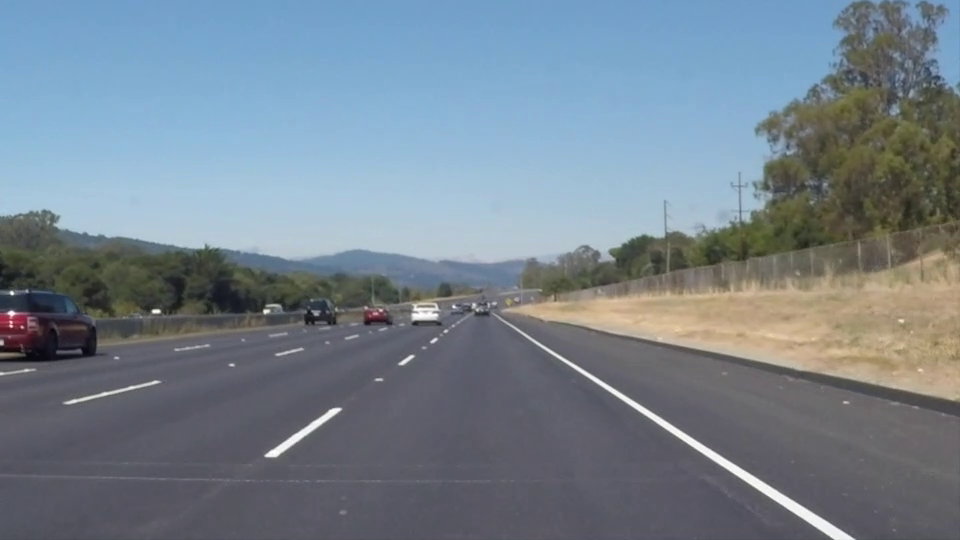
#> input picture frame 22 of Goruntu Isleme/videolar/serit1.mp4, 960 x 540 px
$ python ornek26.py   (older library calls are emulated)
#> lines starting #> are read from the running program, lines starting #| are printed output that depends on the picture; after the words box and inside, x2 and y2 are one past the last pixel; in counts of white or black regions, pixels touching at a corner belong together
#-*-coding: utf-8-*-
###Şerit Takibi4###

import numpy as np
import cv2

def unwarp(img, src, dst):
    h,w = img.shape[:2]

    M = cv2.getPerspectiveTransform(src, dst)
    Minv = cv2.getPerspectiveTransform(dst, src)

    warped = cv2.warpPerspective(img, M, (w,h), flags=cv2.INTER_LINEAR)
    return warped, M, Minv

def hls_thresh(img, thresh=(180, 255)):
    hls = cv2.cvtColor(img, cv2.COLOR_BGR2HLS)

    hls_l = hls[:,:,1]
    hls_l = hls_l*(255/np.max(hls_l))

    binary_output = np.zeros_like(hls_l)
    binary_output[(hls_l > thresh[0]) & (hls_l <= thresh[1])] = 255
    return binary_output

def sliding_window_polyfit(img):
    histogram = np.sum(img[img.shape[0]//2:,:], axis=0)

    midpoint = np.int(histogram.shape[0]//2)
    quarter_point = np.int(midpoint//2)

    leftx_base = np.argmax(histogram[quarter_point:midpoint]) + quarter_point
    rightx_base = np.argmax(histogram[midpoint:(midpoint+quarter_point)]) + midpoint

    nwindows = 10
    window_height = np.int(img.shape[0]/nwindows)

    nonzero = img.nonzero()
    nonzeroy = np.array(nonzero[0])
    nonzerox = np.array(nonzero[1])

    leftx_current = leftx_base
    rightx_current = rightx_base

    margin = 40
    minpix = 10

    left_lane_inds = []
    right_lane_inds = []
    rectangle_data = []

    for window in range(nwindows):
        win_y_low = img.shape[0] - (window+1)*window_height
        win_y_high = img.shape[0] - window*window_height
        win_xleft_low = leftx_current - margin
        win_xleft_high = leftx_current + margin
        win_xright_low = rightx_current - margin
        win_xright_high = rightx_current + margin
        rectangle_data.append((win_y_low, win_y_high, win_xleft_low, win_xleft_high, win_xright_low, win_xright_high))

        good_left_inds = ((nonzeroy >= win_y_low) & (nonzeroy < win_y_high) & (nonzerox >= win_xleft_low) & (nonzerox < win_xleft_high)).nonzero()[0]
        good_right_inds = ((nonzeroy >= win_y_low) & (nonzeroy < win_y_high) & (nonzerox >= win_xright_low) & (nonzerox < win_xright_high)).nonzero()[0]

        left_lane_inds.append(good_left_inds)
        right_lane_inds.append(good_right_inds)

        if len(good_left_inds) > minpix:
            leftx_current = np.int(np.mean(nonzerox[good_left_inds]))
        if len(good_right_inds) > minpix:
            rightx_current = np.int(np.mean(nonzerox[good_right_inds]))

    left_lane_inds = np.concatenate(left_lane_inds)
    right_lane_inds = np.concatenate(right_lane_inds)

    leftx = nonzerox[left_lane_inds]
    lefty = nonzeroy[left_lane_inds]
    rightx = nonzerox[right_lane_inds]
    righty = nonzeroy[right_lane_inds]

    left_fit, right_fit = (None, None)
    if len(leftx) != 0:
        left_fit = np.polyfit(lefty, leftx, 2)
    if len(rightx) != 0:
        right_fit = np.polyfit(righty, rightx, 2)

    visualization_data = (rectangle_data, histogram)

    return left_fit, right_fit, left_lane_inds, right_lane_inds, visualization_data


def draw_lane(original_img, binary_img, l_fit, r_fit, Minv):
    new_img = np.copy(original_img)
    if l_fit is None or r_fit is None:
        return original_img

    warp_zero = np.zeros_like(binary_img).astype(np.uint8)
    color_warp = np.dstack((warp_zero, warp_zero, warp_zero))

    h,w = binary_img.shape
    ploty = np.linspace(0, h-1, num=h)
    left_fitx = l_fit[0]*ploty**2 + l_fit[1]*ploty + l_fit[2]
    right_fitx = r_fit[0]*ploty**2 + r_fit[1]*ploty + r_fit[2]

    pts_left = np.array([np.transpose(np.vstack([left_fitx, ploty]))])
    pts_right = np.array([np.flipud(np.transpose(np.vstack([right_fitx, ploty])))])
    pts = np.hstack((pts_left, pts_right))

    cv2.fillPoly(color_warp, np.int_([pts]), (0,255, 0))
    cv2.polylines(color_warp, np.int32([pts_left]), isClosed=False, color=(255,0,255), thickness=15)
    cv2.polylines(color_warp, np.int32([pts_right]), isClosed=False, color=(0,255,255), thickness=15)

    newwarp = cv2.warpPerspective(color_warp, Minv, (w, h))
    result = cv2.addWeighted(new_img, 1, newwarp, 0.5, 0)
    return result


def green_filter(frame):
	Lower = np.array([50, 100, 100])
	Upper = np.array([70, 255, 255])

	blurred=cv2.GaussianBlur(frame,(11,11),0)
	hsv=cv2.cvtColor(blurred,cv2.COLOR_BGR2HSV)

	mask=cv2.inRange(hsv,Lower,Upper)
	mask=cv2.erode(mask,None,iterations=2)
	mask=cv2.dilate(mask,None,iterations=2)

	_,cnts,_=cv2.findContours(mask.copy(),cv2.RETR_EXTERNAL,cv2.CHAIN_APPROX_SIMPLE)
	if len(cnts)>0:
		c=max(cnts,key=cv2.contourArea)
		x,y,w,h=cv2.boundingRect(c)
		cv2.rectangle(frame,(x,y),(x+w,y+h),(255,0,0),0)
		return x,y,w,h

def white_filter(frame):
	sobel=hls_thresh(frame)

	_,cnts,_ = cv2.findContours(sobel.copy(), cv2.RETR_EXTERNAL,cv2.CHAIN_APPROX_SIMPLE)
	for i,c in enumerate(cnts):
		if cv2.contourArea(c)<300:
			continue
		x,y,w,h=cv2.boundingRect(c)
		cv2.line(frame,(x,y),(x+w,y+h),(0,0,255),5)

		if x+w > 200:
    			cv2.putText(frame,'full line',(x+20,y+20), cv2.FONT_HERSHEY_SIMPLEX, 0.5,(255,255,255),2,cv2.LINE_AA)


cam=cv2.VideoCapture('videolar/serit1.mp4')
while(1):
	ret,frame=cam.read()
#> frame is the input picture: shape (540, 960, 3); mean B, G, R 141.9, 130.7, 117.7
	if ret:
		h,w=frame.shape[:2]

		#src noktaları ornek27.py kullanılarak tespit edilebilir.
		src = np.float32([(130,530),
				  (885,530),
				  (380,350),
				  (590,350)])
		dst = np.float32([(400,h),
				  (w-400,h),
				  (400,0),
				  (w-400,0)])

		Img_warp, M, Minv = unwarp(frame, src, dst)
#> in unwarp, `warped = cv2.warpPerspective(img, M, (w,h), flags=cv2.INTER_LINEAR)`:
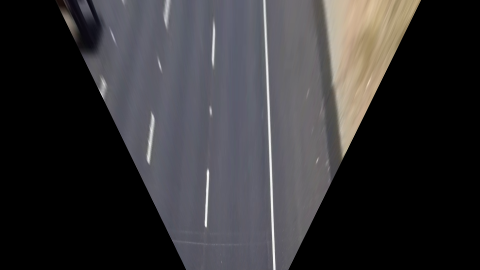
#> warped: shape (540, 960, 3) (shown at 1/2 size); mean B, G, R 53.1, 51.1, 52.4
#> M = [[-0.188, -1.69, 563.1], [-5.14e-16, -2.67, 933], [-4.13e-19, -0.00356, 1]]; Minv = [[1.31, -0.637, -145], [-2.03e-16, -0.375, 350], [-4.29e-19, -0.00134, 1]]
		sobel=hls_thresh(Img_warp)
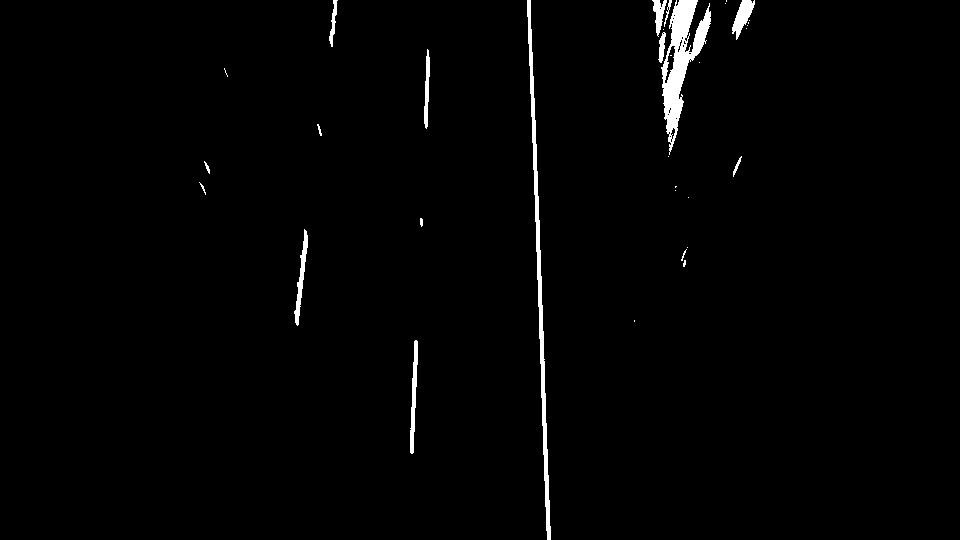
#> sobel: shape (540, 960) float64; 1.5% white; 33 white regions (17 under 20 px), largest, box (x1, y1, x2, y2) and area: (661, 0, 711, 155) 2894, (527, 0, 551, 540) 2174, (410, 340, 418, 454) 468

		left_fit, right_fit, left_lane_inds, right_lane_inds, visualization_data = sliding_window_polyfit(sobel)
#> in sliding_window_polyfit, `histogram = np.sum(img[img.shape[0]//2:,:], axis=0)`: histogram = 960 values, max 31620 at index 543, min 0 at index 0, mean 492.5
#> in sliding_window_polyfit, `leftx_base = np.argmax(histogram[quarter_point:midpoint]) + quarter_po..`: leftx_base = 413
#> in sliding_window_polyfit, `rightx_base = np.argmax(histogram[midpoint:(midpoint+quarter_point)]) ..`: rightx_base = 543
#> in sliding_window_polyfit, `nonzero = img.nonzero()`: nonzero = 7541 positions, rows 0 to 539, columns 199 to 754
#> in sliding_window_polyfit, `nonzeroy = np.array(nonzero[0])`: nonzeroy = 7541 values from 0 to 539
#> in sliding_window_polyfit, `nonzerox = np.array(nonzero[1])`: nonzerox = 7541 values, max 754 at index 53, min 199 at index 5067, mean 580.7
#> in sliding_window_polyfit, `leftx_current = leftx_base`: leftx_current = 413
#> in sliding_window_polyfit, `rightx_current = rightx_base`: rightx_current = 543
#> the loop in sliding_window_polyfit, `for window in range(nwindows):` made 10 passes
#> (win_xleft_low, win_xleft_high, win_xright_low, win_xright_high, leftx_current, rightx_current) on passes 2, 3, 4, 6, 8, 9: (373, 453, 507, 587, 411, 545), (371, 451, 505, 585, 413, 543), (373, 453, 503, 583, 415, 541), (375, 455, 499, 579, 421, 537), (381, 461, 495, 575, 425, 533), (385, 465, 493, 573, 426, 531)
#> after the loop in sliding_window_polyfit, `for window in range(nwindows):`: left_lane_inds = 10 items; rectangle_data = 10 items, first 6: (486, 540, 373, 453, 503, 583), (432, 486, 373, 453, 507, 587), (378, 432, 371, 451, 505, 585), (324, 378, 373, 453, 503, 583), (270, 324, 375, 455, 501, 581), (216, 270, 375, 455, 499, 579); right_lane_inds = 10 items
#> in sliding_window_polyfit, `left_lane_inds = np.concatenate(left_lane_inds)`: left_lane_inds = 779 values, max 7172 at index 85, min 2500 at index 770, mean 5543.4
#> in sliding_window_polyfit, `right_lane_inds = np.concatenate(right_lane_inds)`: right_lane_inds = 2174 values, max 7540 at index 227, min 5 at index 1978, mean 5455.4
#> in sliding_window_polyfit, `leftx = nonzerox[left_lane_inds]`: leftx = 779 values, max 429 at index 577, min 410 at index 0, mean 418.5
#> in sliding_window_polyfit, `lefty = nonzeroy[left_lane_inds]`: lefty = 779 values, max 453 at index 84, min 49 at index 770, mean 277.6
#> in sliding_window_polyfit, `rightx = nonzerox[right_lane_inds]`: rightx = 2174 values, max 550 at index 171, min 527 at index 1978, mean 538.8
#> in sliding_window_polyfit, `righty = nonzeroy[right_lane_inds]`: righty = 2174 values, max 539 at index 224, min 0 at index 1978, mean 276.6
#> in sliding_window_polyfit, `left_fit = np.polyfit(lefty, leftx, 2)`: left_fit = [-5.45e-06, -0.0398, 430.1]
#> in sliding_window_polyfit, `right_fit = np.polyfit(righty, rightx, 2)`: right_fit = [-7.06e-06, 0.0407, 528.2]
#> left_fit = [-5.45e-06, -0.0398, 430.1]; right_fit = [-7.06e-06, 0.0407, 528.2]

		result = draw_lane(frame, sobel, left_fit, right_fit, Minv)
#> in draw_lane, `left_fitx = l_fit[0]*ploty**2 + l_fit[1]*ploty + l_fit[2]`: left_fitx = 540 values, max 430.1 at index 0, min 407.1 at index 539, mean 418.9
#> in draw_lane, `right_fitx = r_fit[0]*ploty**2 + r_fit[1]*ploty + r_fit[2]`: right_fitx = 540 values from 528.2 to 548.1
#> in draw_lane, `pts_left = np.array([np.transpose(np.vstack([left_fitx, ploty]))])`: pts_left = 540 pairs, first value 407.1 to 430.1, second value 0 to 539
#> in draw_lane, `pts_right = np.array([np.flipud(np.transpose(np.vstack([right_fitx, pl..`: pts_right = 540 pairs, first value 528.2 to 548.1, second value 0 to 539
#> in draw_lane, `pts = np.hstack((pts_left, pts_right))`: pts = 1080 pairs, first value 407.1 to 548.1, second value 0 to 539

		a,b,c,d=green_filter(result)
#> in green_filter, `mask=cv2.erode(mask,None,iterations=2)`:
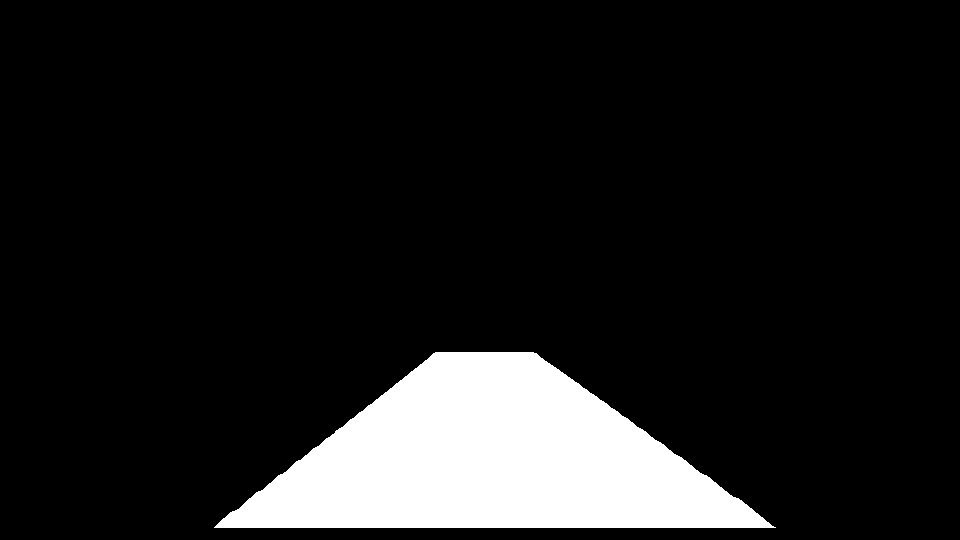
#> mask: shape (540, 960); 11.3% white; 1 white region, box (x1, y1, x2, y2) and area: (214, 352, 776, 528) 58397
#> in green_filter, `_,cnts,_=cv2.findContours(mask.copy(),cv2.RETR_EXTERNAL,cv2.CHAIN_APPR..`: cnts = 1 contour; box (x1, y1, x2, y2) and area: (212, 350, 778, 530) 60794
#> in green_filter, `c=max(cnts,key=cv2.contourArea)`: c = contour of 219 points, box (x1, y1, x2, y2) (212, 350, 778, 530), area 60794
#> in green_filter, `x,y,w,h=cv2.boundingRect(c)`: x = 212; y = 350; w = 566; h = 180
#> in green_filter, `cv2.rectangle(frame,(x,y),(x+w,y+h),(255,0,0),0)`:
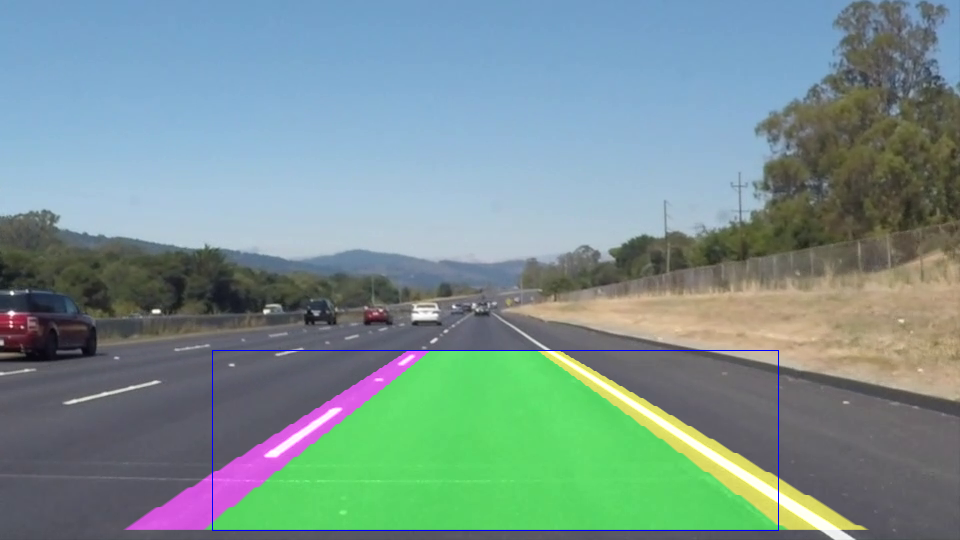
#> frame: shape (540, 960, 3); mean B, G, R 144.5, 147.4, 121.3
#> a = 212; b = 350; c = 566; d = 180
		white_filter(result[b:b+d,a:a+c])
#> call 2 of hls_thresh, with thresh = (180, 255)
#> in hls_thresh (call 2), `hls = cv2.cvtColor(img, cv2.COLOR_BGR2HLS)`:
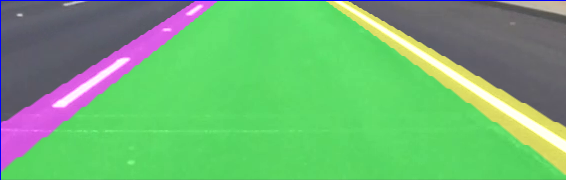
#> img: shape (180, 566, 3); mean B, G, R 115.3, 180.3, 110.9
#> in hls_thresh (call 2), `hls_l = hls[:,:,1]`:
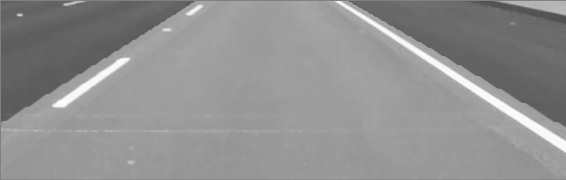
#> hls_l: shape (180, 566); min 79, max 255, mean 144.6
#> in white_filter, `sobel=hls_thresh(frame)`:
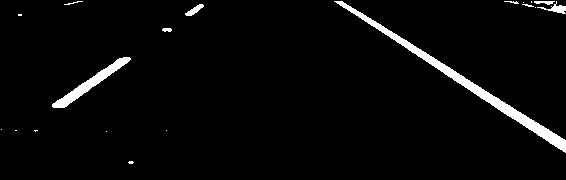
#> sobel: shape (180, 566) float64; 3.3% white; 19 white regions (11 under 20 px), largest, box (x1, y1, x2, y2) and area: (334, 1, 566, 153) 2128, (52, 57, 131, 108) 782, (537, 1, 566, 14) 128
#> (the run stopped early here; a loop or call above may not have finished)

$ run again, starting later in the video
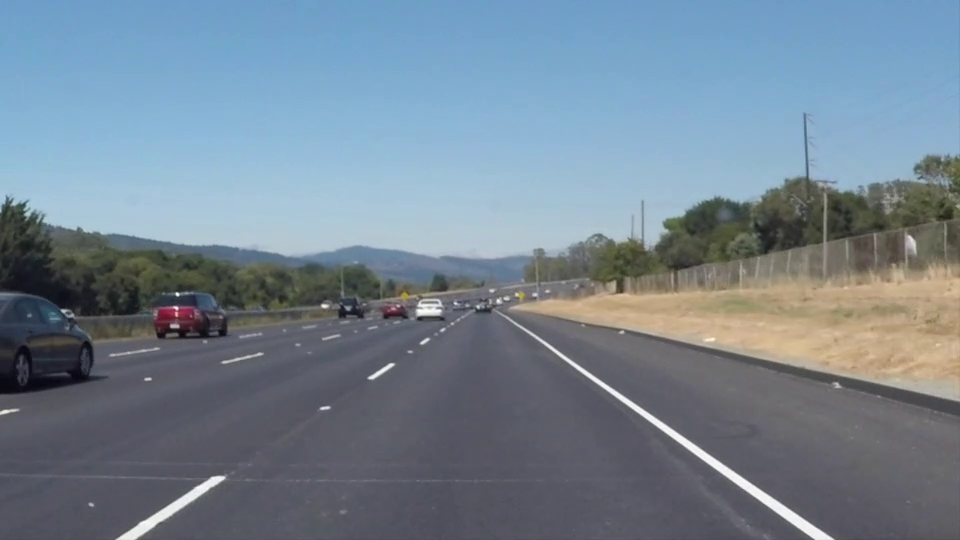
#> input picture frame 99 of Goruntu Isleme/videolar/serit1.mp4, 960 x 540 px
#> frame is the input picture: shape (540, 960, 3); mean B, G, R 146, 132.3, 116.7
#> `Img_warp, M, Minv = unwarp(frame, src, dst)`: M = [[-0.188, -1.69, 563.1], [-5.14e-16, -2.67, 933], [-4.13e-19, -0.00356, 1]]; Minv = [[1.31, -0.637, -145], [-2.03e-16, -0.375, 350], [-4.29e-19, -0.00134, 1]]
#> hls: shape (540, 960, 3); mean of channels 0, 1, 2 51.9, 51.1, 11.3
#> `sobel=hls_thresh(Img_warp)`:
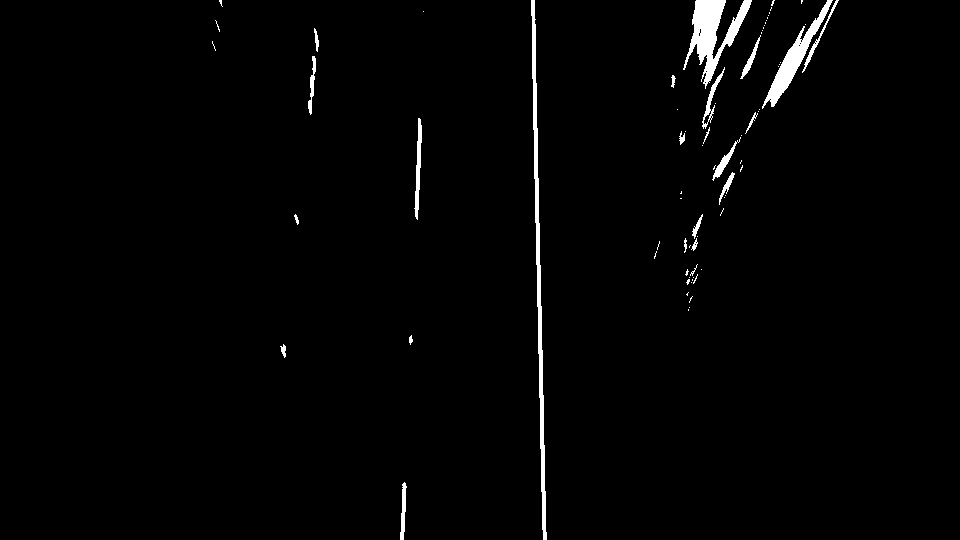
#> sobel: shape (540, 960) float64; 1.6% white; 74 white regions (51 under 20 px), largest, box (x1, y1, x2, y2) and area: (683, 0, 752, 89) 2252, (531, 0, 547, 540) 2163, (762, 0, 833, 109) 1457
#> histogram = 960 values, max 47430 at index 541, min 0 at index 0, mean 389.1
#> leftx_base = 403
#> rightx_base = 541
#> nonzero = 8412 positions, rows 0 to 539, columns 212 to 838
#> nonzeroy = 8412 values from 0 to 539
#> nonzerox = 8412 values, max 838 at index 57, min 212 at index 2234, mean 643.9
#> in sliding_window_polyfit, `leftx_current = leftx_base`: leftx_current = 403
#> in sliding_window_polyfit, `rightx_current = rightx_base`: rightx_current = 541
#> the loop in sliding_window_polyfit, `for window in range(nwindows):` made 10 passes
#> (win_xleft_low, win_xleft_high, win_xright_low, win_xright_high, leftx_current, rightx_current) on passes 1, 2, 4, 7, 8: (363, 443, 501, 581, 402, 543), (362, 442, 503, 583, 403, 542), (363, 443, 501, 581, 410, 539), (370, 450, 497, 577, 417, 536), (377, 457, 496, 576, 418, 535)
#> after the loop in sliding_window_polyfit, `for window in range(nwindows):`: left_lane_inds = 10 items; rectangle_data = 10 items, first 6: (486, 540, 363, 443, 501, 581), (432, 486, 362, 442, 503, 583), (378, 432, 363, 443, 502, 582), (324, 378, 363, 443, 501, 581), (270, 324, 370, 450, 499, 579), (216, 270, 370, 450, 498, 578); right_lane_inds = 10 items
#> in sliding_window_polyfit, `left_lane_inds = np.concatenate(left_lane_inds)`: left_lane_inds = 645 values, max 8407 at index 214, min 603 at index 644, mean 6751.3
#> in sliding_window_polyfit, `right_lane_inds = np.concatenate(right_lane_inds)`: right_lane_inds = 2163 values, max 8411 at index 214, min 3 at index 1954, mean 6249.9
#> leftx = 645 values, max 423 at index 644, min 400 at index 183, mean 412.3
#> lefty = 645 values, max 539 at index 211, min 11 at index 644, mean 295.2
#> rightx = 2163 values, max 546 at index 186, min 531 at index 1954, mean 538.2
#> righty = 2163 values, max 539 at index 211, min 0 at index 1954, mean 271
#> in sliding_window_polyfit, `left_fit = np.polyfit(lefty, leftx, 2)`: left_fit = [-8.53e-06, -0.0378, 424.4]
#> in sliding_window_polyfit, `right_fit = np.polyfit(righty, rightx, 2)`: right_fit = [3.21e-06, 0.0201, 532.4]
#> `left_fit, right_fit, left_lane_inds, right_lane_inds, visualization_da..`: left_fit = [-8.53e-06, -0.0378, 424.4]; right_fit = [3.21e-06, 0.0201, 532.4]
#> left_fitx = 540 values, max 424.4 at index 0, min 401.6 at index 539, mean 413.4
#> right_fitx = 540 values from 532.4 to 544.2
#> pts_left = 540 pairs, first value 401.6 to 424.4, second value 0 to 539
#> pts_right = 540 pairs, first value 532.4 to 544.2, second value 0 to 539
#> pts = 1080 pairs, first value 401.6 to 544.2, second value 0 to 539
#> hsv: shape (540, 960, 3); mean H, S, V 89.4, 74.9, 168.3
#> cnts = 1 contour; box (x1, y1, x2, y2) and area: (184, 350, 763, 530) 62392
#> in green_filter, `c=max(cnts,key=cv2.contourArea)`: c = contour of 215 points, box (x1, y1, x2, y2) (184, 350, 763, 530), area 62392
#> in green_filter, `x,y,w,h=cv2.boundingRect(c)`: x = 184; y = 350; w = 579; h = 180
#> frame: shape (540, 960, 3); mean B, G, R 148.4, 149.4, 120.3
#> `a,b,c,d=green_filter(result)`: a = 184; b = 350; c = 579; d = 180
#> hls: shape (180, 579, 3); mean of channels 0, 1, 2 80.6, 142.5, 127.4
#> in white_filter, `sobel=hls_thresh(frame)`:
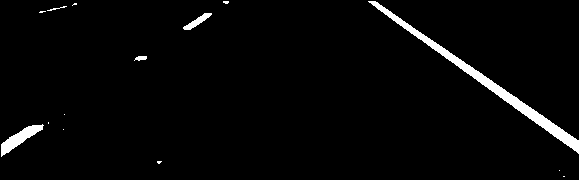
#> sobel: shape (180, 579) float64; 2.7% white; 14 white regions (9 under 20 px), largest, box (x1, y1, x2, y2) and area: (368, 1, 579, 154) 2037, (1, 124, 44, 157) 483, (183, 13, 212, 30) 172, (134, 56, 147, 61) 46, (47, 6, 67, 11) 27
